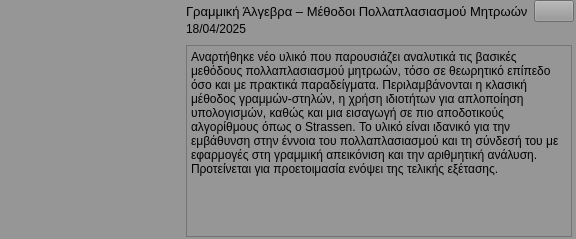
                      <widget class="QWidget" name="widget_25" native="true">
                       <property name="minimumSize">
                        <size>
                         <width>0</width>
                         <height>0</height>
                        </size>
                       </property>
                       <property name="maximumSize">
                        <size>
                         <width>16777215</width>
                         <height>16777215</height>
                        </size>
                       </property>
                       <property name="styleSheet">
                        <string notr="true">background-color: rgb(150, 150, 150);</string>
                       </property>
                       <layout class="QHBoxLayout" name="horizontalLayout_12">
                        <property name="spacing">
                         <number>7</number>
                        </property>
                        <property name="leftMargin">
                         <number>0</number>
                        </property>
                        <property name="topMargin">
                         <number>0</number>
                        </property>
                        <property name="rightMargin">
                         <number>0</number>
                        </property>
                        <property name="bottomMargin">
                         <number>0</number>
                        </property>
                        <item alignment="Qt::AlignLeft">
                         <widget class="QWidget" name="widget_26" native="true">
                          <layout class="QVBoxLayout" name="verticalLayout_25">
                           <property name="leftMargin">
                            <number>0</number>
                           </property>
                           <property name="topMargin">
                            <number>0</number>
                           </property>
                           <property name="rightMargin">
                            <number>0</number>
                           </property>
                           <property name="bottomMargin">
                            <number>0</number>
                           </property>
                           <item>
                            <widget class="QLabel" name="label_25">
                             <property name="minimumSize">
                              <size>
                               <width>170</width>
                               <height>100</height>
                              </size>
                             </property>
                             <property name="whatsThis">
                              <string>&lt;html&gt;&lt;head/&gt;&lt;body&gt;&lt;p&gt;&lt;img src=&quot;:/material_design/icons/material_design/unsplash_IyaNci0CyRk.png&quot;/&gt;&lt;/p&gt;&lt;/body&gt;&lt;/html&gt;</string>
                             </property>
                             <property name="styleSheet">
                              <string notr="true"/>
                             </property>
                             <property name="text">
                              <string/>
                             </property>
                             <property name="alignment">
                              <set>Qt::AlignCenter</set>
                             </property>
                            </widget>
                           </item>
                          </layout>
                         </widget>
                        </item>
                        <item>
                         <widget class="QWidget" name="widget_27" native="true">
                          <property name="minimumSize">
                           <size>
                            <width>0</width>
                            <height>0</height>
                           </size>
                          </property>
                          <layout class="QVBoxLayout" name="verticalLayout_26">
                           <property name="spacing">
                            <number>0</number>
                           </property>
                           <property name="topMargin">
                            <number>0</number>
                           </property>
                           <property name="rightMargin">
                            <number>2</number>
                           </property>
                           <property name="bottomMargin">
                            <number>0</number>
                           </property>
                           <item alignment="Qt::AlignTop">
                            <widget class="QWidget" name="widget_28" native="true">
                             <layout class="QGridLayout" name="gridLayout_5">
                              <property name="leftMargin">
                               <number>0</number>
                              </property>
                              <property name="topMargin">
                               <number>0</number>
                              </property>
                              <property name="rightMargin">
                               <number>0</number>
                              </property>
                              <property name="verticalSpacing">
                               <number>0</number>
                              </property>
                              <item row="1" column="0">
                               <widget class="QLabel" name="label_26">
                                <property name="text">
                                 <string>18/04/2025</string>
                                </property>
                               </widget>
                              </item>
                              <item row="0" column="2">
                               <widget class="QPushButton" name="pushButton_12">
                                <property name="sizePolicy">
                                 <sizepolicy hsizetype="Fixed" vsizetype="Fixed">
                                  <horstretch>0</horstretch>
                                  <verstretch>0</verstretch>
                                 </sizepolicy>
                                </property>
                                <property name="text">
                                 <string/>
                                </property>
                                <property name="icon">
                                 <iconset resource="../Qss/icons/_icons.qrc">
                                  <normaloff>:/feather/icons/feather/arrow-right.png</normaloff>:/feather/icons/feather/arrow-right.png</iconset>
                                </property>
                                <property name="autoDefault">
                                 <bool>false</bool>
                                </property>
                               </widget>
                              </item>
                              <item row="0" column="0" colspan="2">
                               <widget class="QLabel" name="label_27">
                                <property name="font">
                                 <font>
                                  <pointsize>10</pointsize>
                                  <italic>false</italic>
                                  <bold>false</bold>
                                  <underline>false</underline>
                                  <strikeout>false</strikeout>
                                  <kerning>true</kerning>
                                 </font>
                                </property>
                                <property name="text">
                                 <string>Γραμμική Άλγεβρα – Μέθοδοι Πολλαπλασιασμού Μητρωών</string>
                                </property>
                                <property name="textFormat">
                                 <enum>Qt::AutoText</enum>
                                </property>
                                <property name="scaledContents">
                                 <bool>false</bool>
                                </property>
                                <property name="wordWrap">
                                 <bool>false</bool>
                                </property>
                               </widget>
                              </item>
                             </layout>
                            </widget>
                           </item>
                           <item>
                            <widget class="QWidget" name="widget_29" native="true">
                             <layout class="QVBoxLayout" name="verticalLayout_27">
                              <property name="spacing">
                               <number>0</number>
                              </property>
                              <property name="leftMargin">
                               <number>0</number>
                              </property>
                              <property name="topMargin">
                               <number>0</number>
                              </property>
                              <property name="rightMargin">
                               <number>2</number>
                              </property>
                              <property name="bottomMargin">
                               <number>2</number>
                              </property>
                              <item>
                               <widget class="QTextBrowser" name="textBrowser_5">
                                <property name="html">
                                 <string>&lt;!DOCTYPE HTML PUBLIC &quot;-//W3C//DTD HTML 4.0//EN&quot; &quot;http://www.w3.org/TR/REC-html40/strict.dtd&quot;&gt;
&lt;html&gt;&lt;head&gt;&lt;meta name=&quot;qrichtext&quot; content=&quot;1&quot; /&gt;&lt;meta charset=&quot;utf-8&quot; /&gt;&lt;style type=&quot;text/css&quot;&gt;
p, li { white-space: pre-wrap; }
hr { height: 1px; border-width: 0; }
li.unchecked::marker { content: &quot;\2610&quot;; }
li.checked::marker { content: &quot;\2612&quot;; }
&lt;/style&gt;&lt;/head&gt;&lt;body style=&quot; font-family:'Sans Serif'; font-size:9pt; font-weight:400; font-style:normal;&quot;&gt;
&lt;p style=&quot; margin-top:0px; margin-bottom:0px; margin-left:0px; margin-right:0px; -qt-block-indent:0; text-indent:0px;&quot;&gt;&lt;span style=&quot; font-family:'MS Shell Dlg 2';&quot;&gt;Αναρτήθηκε νέο υλικό που παρουσιάζει αναλυτικά τις βασικές μεθόδους πολλαπλασιασμού μητρωών, τόσο σε θεωρητικό επίπεδο όσο και με πρακτικά παραδείγματα. Περιλαμβάνονται η κλασική μέθοδος γραμμών-στηλών, η χρήση ιδιοτήτων για απλοποίηση υπολογισμών, καθώς και μια εισαγωγή σε πιο αποδοτικούς αλγορίθμους όπως ο Strassen. Το υλικό είναι ιδανικό για την εμβάθυνση στην έννοια του πολλαπλασιασμού και τη σύνδεσή του με εφαρμογές στη γραμμική απεικόνιση και την αριθμητική ανάλυση. Προτείνεται για προετοιμασία ενόψει της τελικής εξέτασης.&lt;/span&gt;&lt;/p&gt;&lt;/body&gt;&lt;/html&gt;</string>
                                </property>
                               </widget>
                              </item>
                             </layout>
                            </widget>
                           </item>
                          </layout>
                         </widget>
                        </item>
                       </layout>
                      </widget>
